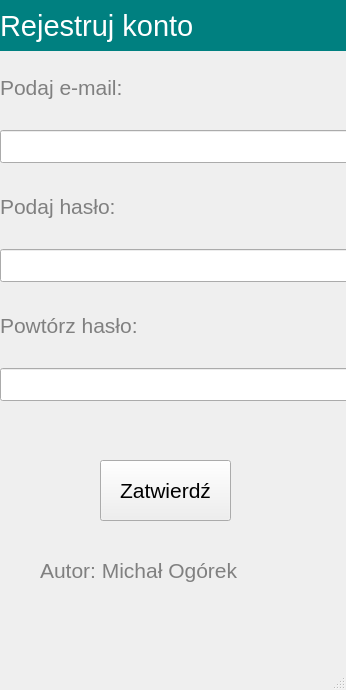
<?xml version="1.0" encoding="UTF-8"?>
<ui version="4.0">
 <class>MainWindow</class>
 <widget class="QMainWindow" name="MainWindow">
  <property name="geometry">
   <rect>
    <x>0</x>
    <y>0</y>
    <width>346</width>
    <height>690</height>
   </rect>
  </property>
  <property name="font">
   <font>
    <family>Arial</family>
    <pointsize>16</pointsize>
   </font>
  </property>
  <property name="windowTitle">
   <string>MainWindow</string>
  </property>
  <widget class="QWidget" name="centralwidget">
   <widget class="QLabel" name="label">
    <property name="geometry">
     <rect>
      <x>0</x>
      <y>0</y>
      <width>351</width>
      <height>51</height>
     </rect>
    </property>
    <property name="font">
     <font>
      <family>Arial</family>
      <pointsize>22</pointsize>
     </font>
    </property>
    <property name="styleSheet">
     <string notr="true">background-color: rgb(0, 128, 128);
color: white;</string>
    </property>
    <property name="text">
     <string>Rejestruj konto</string>
    </property>
   </widget>
   <widget class="QWidget" name="verticalLayoutWidget">
    <property name="geometry">
     <rect>
      <x>0</x>
      <y>50</y>
      <width>351</width>
      <height>351</height>
     </rect>
    </property>
    <layout class="QVBoxLayout" name="verticalLayout_2">
     <item>
      <widget class="QLabel" name="label_2">
       <property name="styleSheet">
        <string notr="true">color: grey;</string>
       </property>
       <property name="text">
        <string>Podaj e-mail:</string>
       </property>
      </widget>
     </item>
     <item>
      <widget class="QLineEdit" name="email"/>
     </item>
     <item>
      <widget class="QLabel" name="label_3">
       <property name="styleSheet">
        <string notr="true">color: grey;</string>
       </property>
       <property name="text">
        <string>Podaj hasło:</string>
       </property>
      </widget>
     </item>
     <item>
      <widget class="QLineEdit" name="haslo">
       <property name="echoMode">
        <enum>QLineEdit::Password</enum>
       </property>
      </widget>
     </item>
     <item>
      <widget class="QLabel" name="label_4">
       <property name="styleSheet">
        <string notr="true">color: grey;</string>
       </property>
       <property name="text">
        <string>Powtórz hasło:</string>
       </property>
      </widget>
     </item>
     <item>
      <widget class="QLineEdit" name="haslo2">
       <property name="echoMode">
        <enum>QLineEdit::Password</enum>
       </property>
      </widget>
     </item>
    </layout>
   </widget>
   <widget class="QPushButton" name="pushButton">
    <property name="geometry">
     <rect>
      <x>100</x>
      <y>460</y>
      <width>131</width>
      <height>61</height>
     </rect>
    </property>
    <property name="styleSheet">
     <string notr="true">text-aliqn: center;</string>
    </property>
    <property name="text">
     <string>Zatwierdź</string>
    </property>
   </widget>
   <widget class="QLabel" name="witaj">
    <property name="geometry">
     <rect>
      <x>40</x>
      <y>550</y>
      <width>261</width>
      <height>41</height>
     </rect>
    </property>
    <property name="styleSheet">
     <string notr="true">color: grey;
</string>
    </property>
    <property name="text">
     <string>Autor: Michał Ogórek</string>
    </property>
   </widget>
  </widget>
  <widget class="QMenuBar" name="menubar">
   <property name="geometry">
    <rect>
     <x>0</x>
     <y>0</y>
     <width>346</width>
     <height>30</height>
    </rect>
   </property>
  </widget>
  <widget class="QStatusBar" name="statusbar"/>
 </widget>
 <resources/>
 <connections/>
</ui>
